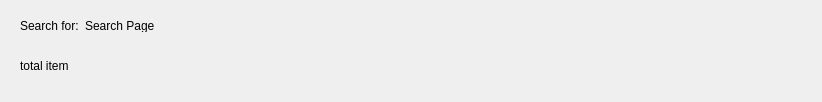
         <widget class="QWidget" name="search">
          <property name="maximumSize">
           <size>
            <width>16777215</width>
            <height>16777215</height>
           </size>
          </property>
          <layout class="QGridLayout" name="gridLayout_120">
           <item row="1" column="0">
            <widget class="QWidget" name="widget_99" native="true">
             <property name="maximumSize">
              <size>
               <width>800</width>
               <height>45</height>
              </size>
             </property>
             <layout class="QGridLayout" name="gridLayout_19">
              <item row="0" column="1">
               <spacer name="horizontalSpacer_18">
                <property name="orientation">
                 <enum>Qt::Horizontal</enum>
                </property>
                <property name="sizeHint" stdset="0">
                 <size>
                  <width>652</width>
                  <height>20</height>
                 </size>
                </property>
               </spacer>
              </item>
              <item row="0" column="0">
               <widget class="QLabel" name="totalItemFound">
                <property name="text">
                 <string>total item</string>
                </property>
               </widget>
              </item>
             </layout>
            </widget>
           </item>
           <item row="2" column="0">
            <widget class="QWidget" name="searchItemList" native="true">
             <property name="maximumSize">
              <size>
               <width>800</width>
               <height>16777215</height>
              </size>
             </property>
            </widget>
           </item>
           <item row="0" column="0">
            <widget class="QWidget" name="widget_98" native="true">
             <property name="maximumSize">
              <size>
               <width>800</width>
               <height>30</height>
              </size>
             </property>
             <layout class="QGridLayout" name="gridLayout_5">
              <item row="0" column="0">
               <widget class="QLabel" name="label_71">
                <property name="maximumSize">
                 <size>
                  <width>67</width>
                  <height>16777215</height>
                 </size>
                </property>
                <property name="text">
                 <string>Search for:</string>
                </property>
               </widget>
              </item>
              <item row="0" column="1">
               <widget class="QLabel" name="topicSearch">
                <property name="maximumSize">
                 <size>
                  <width>100</width>
                  <height>16777215</height>
                 </size>
                </property>
                <property name="text">
                 <string>Search Page</string>
                </property>
               </widget>
              </item>
              <item row="0" column="2">
               <spacer name="horizontalSpacer_10">
                <property name="orientation">
                 <enum>Qt::Horizontal</enum>
                </property>
                <property name="sizeHint" stdset="0">
                 <size>
                  <width>647</width>
                  <height>9</height>
                 </size>
                </property>
               </spacer>
              </item>
             </layout>
            </widget>
           </item>
          </layout>
         </widget>
